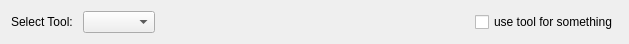
<?xml version="1.0" encoding="UTF-8"?>
<ui version="4.0">
 <class>QmitkToolSelectionWidgetControls</class>
 <widget class="QWidget" name="QmitkToolSelectionWidgetControls">
  <property name="geometry">
   <rect>
    <x>0</x>
    <y>0</y>
    <width>629</width>
    <height>43</height>
   </rect>
  </property>
  <property name="windowTitle">
   <string>Form</string>
  </property>
  <layout class="QVBoxLayout" name="verticalLayout">
   <item>
    <layout class="QHBoxLayout" name="horizontalLayout">
     <item>
      <widget class="QLabel" name="m_SelectLabel">
       <property name="text">
        <string>Select Tool: </string>
       </property>
      </widget>
     </item>
     <item>
      <widget class="QComboBox" name="m_ToolSelectionComboBox"/>
     </item>
     <item>
      <spacer name="horizontalSpacer">
       <property name="orientation">
        <enum>Qt::Horizontal</enum>
       </property>
       <property name="sizeHint" stdset="0">
        <size>
         <width>40</width>
         <height>20</height>
        </size>
       </property>
      </spacer>
     </item>
     <item>
      <widget class="QCheckBox" name="m_UseToolCheckBox">
       <property name="text">
        <string>use tool for something</string>
       </property>
      </widget>
     </item>
    </layout>
   </item>
  </layout>
 </widget>
 <resources>
  <include location="../resources/IGTUI.qrc"/>
 </resources>
 <connections/>
</ui>
